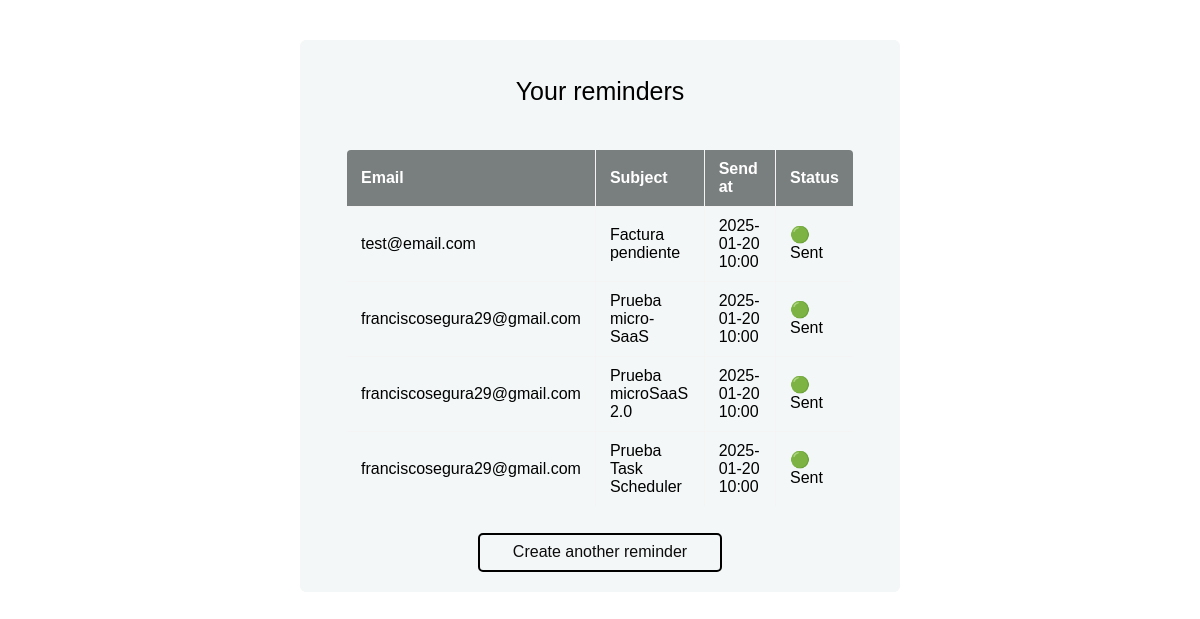
/reminders, run on an earlier commit of the app's database.
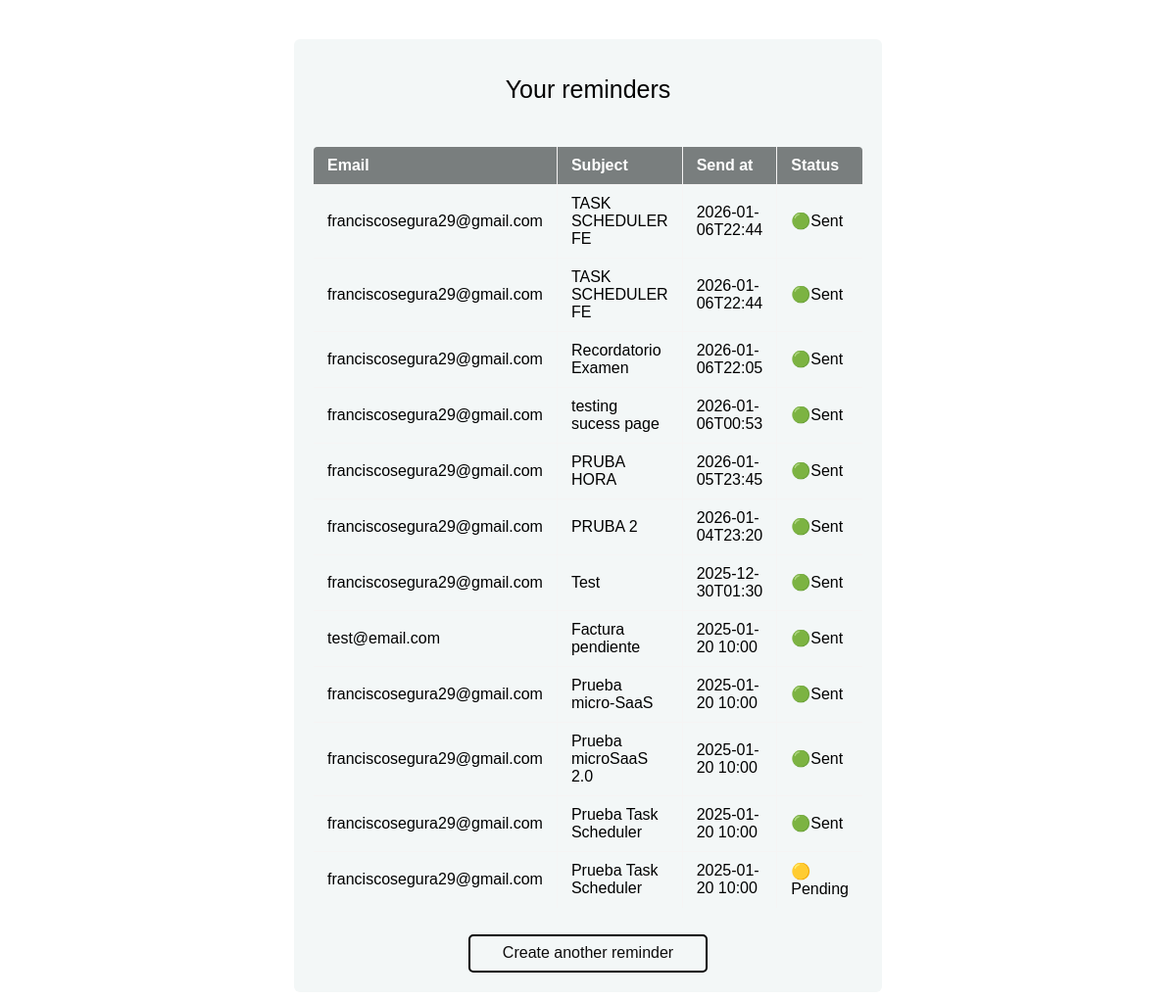
And on a later commit of the database.
### tables this page shows
CREATE TABLE reminders(
                            id INTEGER PRIMARY KEY AUTOINCREMENT,
                            email_to TEXT NOT NULL,
                            subject TEXT NOT NULL,
                            message TEXT NOT NULL,
                            send_at DATETIME NOT NULL,
                            sent BOOLEAN DEFAULT 0,
                            created_at DATETIME NOT NULL         
                        );

### app.py (the view)
@app.route("/reminders", methods = ["GET"])
def list_reminders():
    reminders = db_manager.get_all_reminders()
    return render_template("reminders.html", reminders= reminders)

### db.py (called while the page is built)
    def _get_connection(self):
        return sqlite3.connect(self.db_path)

    def get_all_reminders(self):
        with self._get_connection() as conn:
            cursor = conn.cursor()
            cursor.execute("""
                            SELECT email_to, subject, send_at, sent FROM reminders ORDER BY send_at DESC
                            """)
            rows = cursor.fetchall()
        return rows

### templates/reminders.html (shortened to what this page needs)
<!DOCTYPE html>
<html lang="en">
    <head>
        <link rel="stylesheet" href="{{ url_for('static', filename = 'styles.css') }}">
        <link rel="stylesheet" href="/static/styles.css">
    </head>
    <body>
        <div class="main-table-container">
            <h1>Your reminders</h1>
            <div class="table-container">
                <table border="1" cellpadding="8">
                    <thead>
                        <tr>
                            <th>Email</th>
                            <th>Subject</th>
                            <th>Send at</th>
                            <th>Status</th>
                        </tr>
                    </thead>
                    <tbody>
                        {% for row in reminders %}
                        <tr>
                            <td>{{ row[0] }}</td>
                            <td>{{ row[1] }}</td>
                            <td>{{ row[2] }}</td>
                            <td>
                                {% if row[3] == 1 %}
                                    🟢Sent
                                {% else %}
                                    🟡Pending
                                {% endif %}
                            </td>
                        </tr>
                        {% endfor %}
                    </tbody>
                </table>
            </div>
            <a href="{{ url_for('home') }}">Create another reminder</a>
        </div>
    </body>
</html>

### static/styles.css (style rules this page uses)
body { font-family: sans-serif; max-width: 600px; margin: 40px auto; }
h1 { font-size: 25px; font-weight: lighter; }
a { color: rgb(12, 11, 11); text-decoration: none; border: 2px solid black; border-radius: 5px; height: 35px; width: 15rem; display: flex; justify-content: center; align-items: center; }
.main-table-container { background-color: rgb(243, 247, 247); border-radius: 6px; display: flex; flex-direction: column; align-items: center; padding: 20px; }
.table-container table { border: 2px solid #f5f4f4; border-collapse: collapse; border-radius: 6px; overflow: hidden; margin: 25px; }
.table-container th, .table-container td { padding: 10px 14px; text-align: left; }
.table-container thead { background-color: #777c7cfb; color: white; }

What changed in the data, as far as the page shows it:
added reminders: email_to "franciscosegura29@gmail.com", subject "TASK SCHEDULER FE", send_at "2026-01-06T22:44", sent "🟢Sent"
added reminders: email_to "franciscosegura29@gmail.com", subject "TASK SCHEDULER FE", send_at "2026-01-06T22:44", sent "🟢Sent"
added reminders: email_to "franciscosegura29@gmail.com", subject "Recordatorio Examen", send_at "2026-01-06T22:05", sent "🟢Sent"
added reminders: email_to "franciscosegura29@gmail.com", subject "testing sucess page", send_at "2026-01-06T00:53", sent "🟢Sent"
added reminders: email_to "franciscosegura29@gmail.com", subject "PRUBA HORA", send_at "2026-01-05T23:45", sent "🟢Sent"
added reminders: email_to "franciscosegura29@gmail.com", subject "PRUBA 2", send_at "2026-01-04T23:20", sent "🟢Sent"
added reminders: email_to "franciscosegura29@gmail.com", subject "Test", send_at "2025-12-30T01:30", sent "🟢Sent"
added reminders: email_to "franciscosegura29@gmail.com", subject "Prueba Task Scheduler", send_at "2025-01-20 10:00", sent "🟡Pending"
